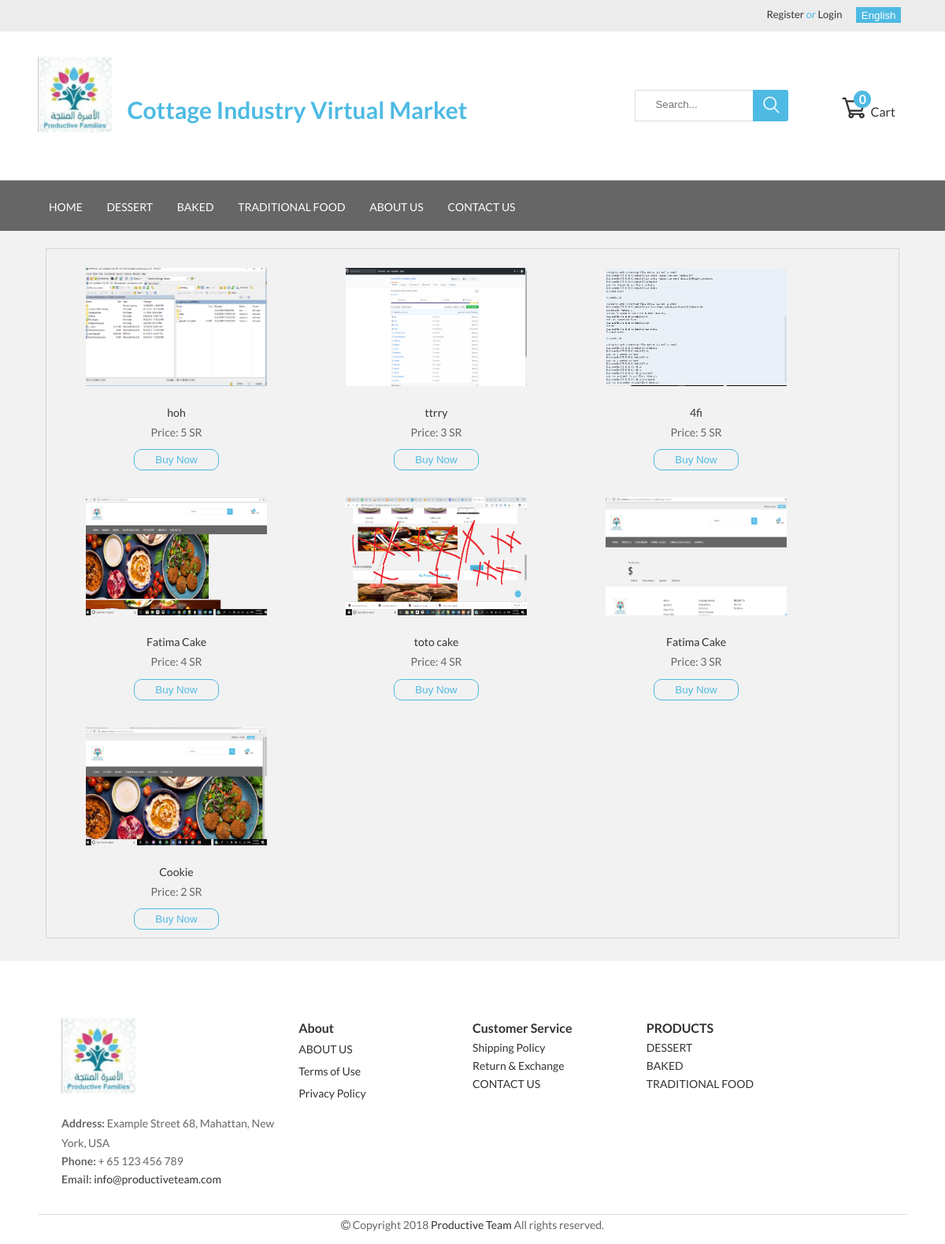
Screenshot of /tfood.php with the database file from the repository.
### tables this page shows
CREATE TABLE `products` (
  `id` int(11) NOT NULL,
  `name` varchar(50) DEFAULT NULL,
  `name_ar` varchar(50) NOT NULL,
  `description` varchar(500) DEFAULT NULL,
  `description_ar` varchar(500) NOT NULL,
  `price` int(11) DEFAULT NULL,
  `image` varchar(50) DEFAULT NULL,
  `date_added` datetime NOT NULL,
  `stock_id` int(11) DEFAULT NULL,
  `product_type_id` int(11) DEFAULT NULL,
  `added_by` int(11) NOT NULL
);

### tfood.php (the view, shortened to what this page needs)
<?php include 'includes/config.php';
include 'header.php';
$queryTr = "select * from products where product_type_id=1";
$resultTr = mysqli_query($con, $queryTr);
?>
<head>
</head>
<body>
    <div class="container">
        <div class="sections">
            <div class="secBx">
            <?php
            if(mysqli_num_rows($resultTr) > 0) {
                while ($rowTr = $resultTr->fetch_array()) {
            ?>
            <div class="secItm">
                <div class="product-media">
                    <figure>
                        <a href='product_detail.php?prodId=<?php echo $rowTr['id']; ?>'><img
                                src="assets/uploads/<?php echo $rowTr['image']; ?>"
                                alt="feature" style="width:230px;height:150px">
                        </a>
                    </figure>
                </div>
                <center>
                <a href="product_detail.php?prodId=<?php echo $rowTr['id']; ?>"
                   class="feature-slide-name"><?php echo $rowTr['name']; ?></a><br>
                <div class="feature-slide-cost">
                    <span class="price"><?php echo $lang['price']; ?>: <?php echo $rowTr['price']. ' ' . $lang['currency']; ?></span>
                </div>
                <div class="cartBtn">
                    <a href="product_detail.php?prodId=<?php echo $rowTr['id']; ?>"><input type="button" value="<?php echo $lang['add_to_cart']; ?>"/></a>
                </div>
                </center>
            </div>
                <?php }
                }else{
                    echo '<br><br><h2 class="no_msg">'.$lang['no_product'].'</h2><br><br>';
                }
                ?>
            </div>
        </div>
    </div>
</body>
<?php include 'footer.php' ?>

### assets/css/style.css (style rules this page uses)
* { box-sizing: border-box; }
html { overflow-x: hidden; }
body { font-family: "Lato", sans-serif; font-size: 14px; line-height: 25px; color: #666666; width: 100%; margin: 0 auto; overflow-x: hidden; background-color: #f2f2f2; }
.container { padding: 12px; margin-left:3% !important; margin-right:3% !important; }
img { max-width: 100%; }
a { color: #333; -webkit-transition: all 0.3s ease-in-out 0s; -moz-transition: all 0.3s ease-in-out 0s; -ms-transition: all 0.3s ease-in-out 0s; -o-transition: all 0.3s ease-in-out 0s; transition: all 0.3s ease-in-out 0s; text-decoration: none; }

### tfood.php (style rules this page uses)
.sections { padding: 10px; }
.secBx { width:100%; border: 1px solid #d4d4d4; display: inline-block; }
.secItm { float: left; margin: 10px; }
.cartBtn input { width: 35%; background: rgba(3,2,1,0); border: 1px solid #4ebae3; border-radius: 10px; padding: 5px 10px; color: #4ebae3; margin-top: 3%; cursor: pointer; }

### rows the page displays
products: image (picture), name "hoh", price "5"
products: image (picture), name "ttrry", price "3"
products: image (picture), name "4fi", price "5"
products: image (picture), name "Fatima Cake", price "4"
products: image (picture), name "toto cake", price "4"
products: image (picture), name "Fatima Cake", price "3"
products: image (picture), name "Cookie", price "2"

### other values shown
$lang['register'] "Register"
$lang['login'] "Login"
$lang['webname'] "Cottage Industry Virtual Market"
$lang['cart'] "Cart"
$total_quantity "0"
$lang['home'] "HOME"
$lang['dessert'] "DESSERT"
$lang['baked'] "BAKED"
$lang['tr_food'] "TRADITIONAL FOOD"
$lang['about_us'] "ABOUT US"
$lang['contact_us'] "CONTACT US"
$lang['address'] "Address"
$lang['phone'] "Phone"
$lang['email'] "Email"
$lang['about'] "About"
